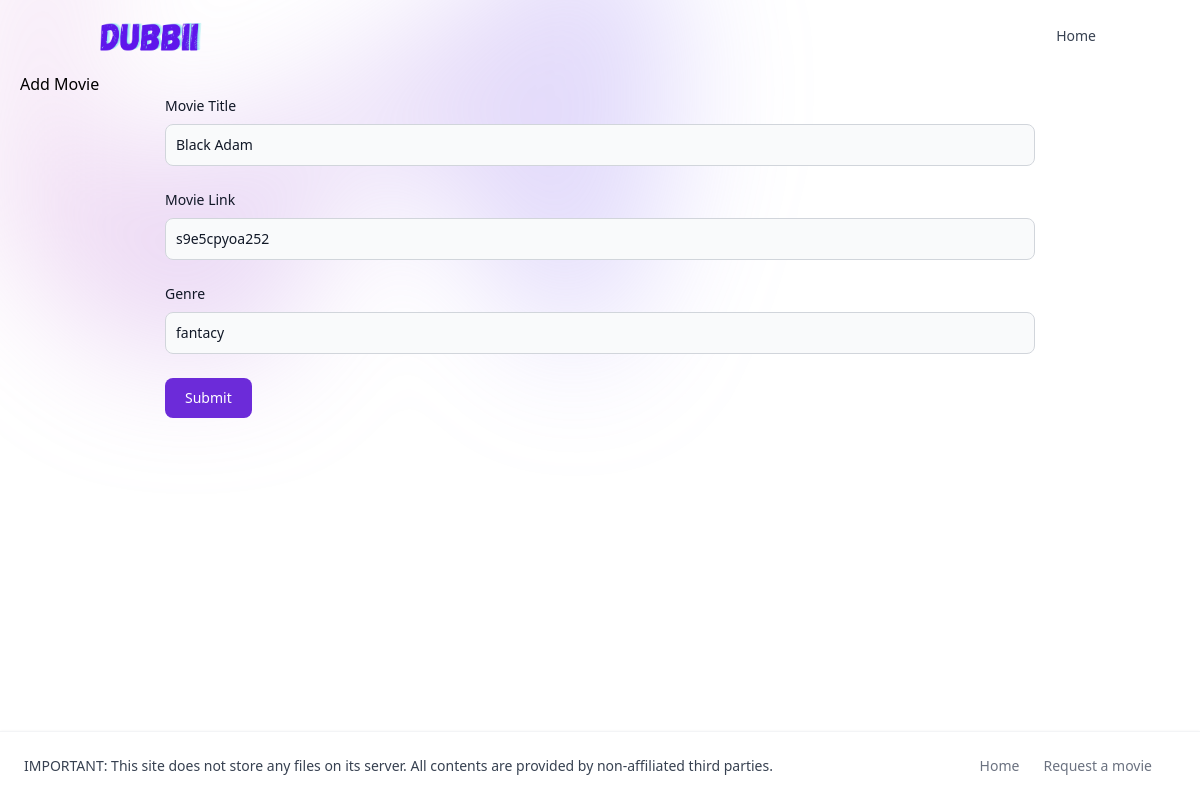
The page /movies/1/edit on the database as committed earlier.
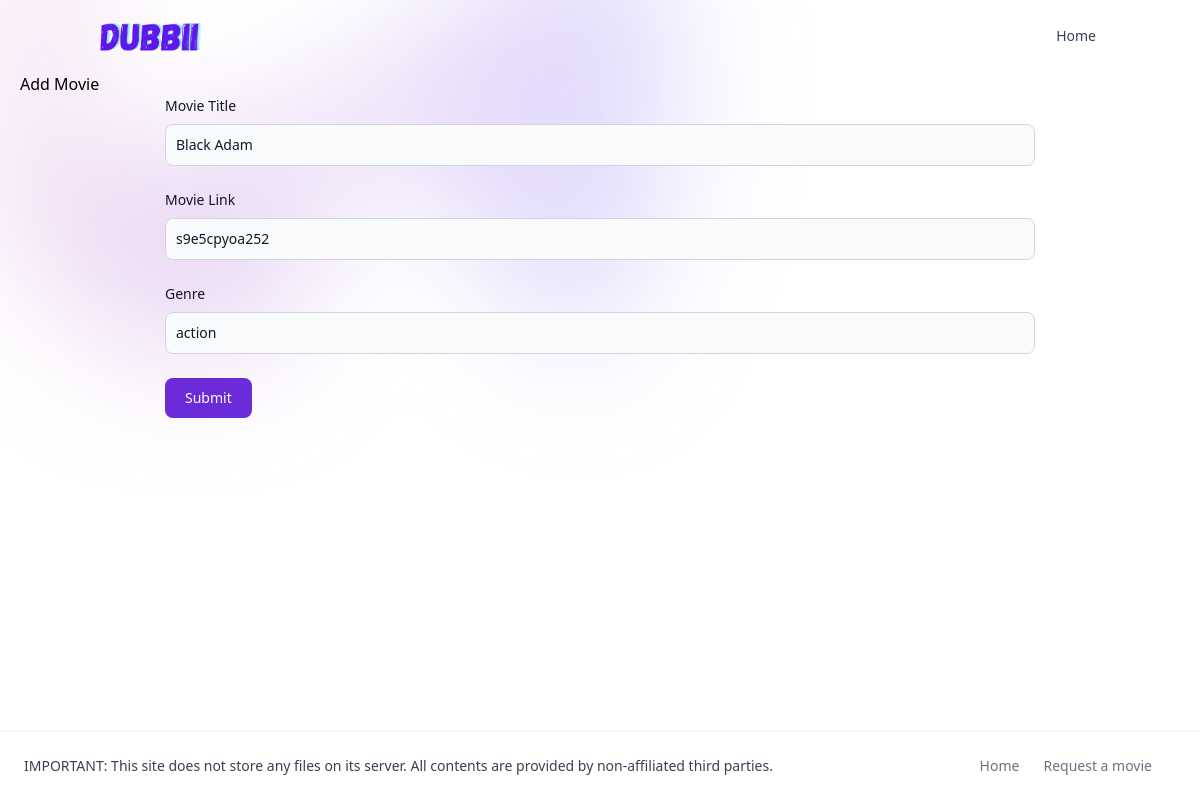
The same page on the database as committed later.
### tables this page shows
CREATE TABLE movies (
    id INTEGER PRIMARY KEY AUTOINCREMENT,
    created TIMESTAMP NOT NULL DEFAULT CURRENT_TIMESTAMP,
    title TEXT NOT NULL,
    link TEXT NOT NULL,
    genre TEXT NOT NULL);

### app.py (the view, shortened to what this page needs)
@app.route('/movies/<int:id>/edit', methods=['POST', 'GET'])
def edit(id):
    movie = get_movie(id)
    return render_template('edit.html', movie=movie)

### app.py (called while the page is built)
def get_db_connection():
    conn = sqlite3.connect("database.sqlite")
    conn.row_factory = sqlite3.Row
    return conn

def get_movie(movie_id):
    conn = get_db_connection()
    movie = conn.execute("SELECT * FROM movies WHERE id = ?",
                         (movie_id,)).fetchone()
    conn.close()
    if movie is None:
        abort(404)
    return movie

### templates/edit.html
{% extends 'base.html' %}
{% block content %}
<h1>{% block title %} Add Movie {% endblock %}</h1>
<form method="post" class="w-3/4 mx-auto">
  <div class="mb-6">
    <label for="title" class="block mb-2 text-sm font-medium text-gray-900 dark:text-white">Movie Title</label>
    <input type="text" id="title" name="title" value="{{ request.form['title'] or movie['title'] }}"
      class="bg-gray-50 border border-gray-300 text-gray-900 text-sm rounded-lg focus:ring-purple-500 focus:border-purple-500 block w-full p-2.5 dark:bg-gray-700 dark:border-gray-600 dark:placeholder-gray-400 dark:text-white dark:focus:ring-purple-500 dark:focus:border-purple-500"
      placeholder="Black Panther" required>
  </div>
  <div class="mb-6">
    <label for="link" class="block mb-2 text-sm font-medium text-gray-900 dark:text-white">Movie Link</label>
    <input type="text" id="link" name="link" value="{{ request.form['link'] or movie['link'] }}"
      class="bg-gray-50 border border-gray-300 text-gray-900 text-sm rounded-lg focus:ring-purple-500 focus:border-purple-500 block w-full p-2.5 dark:bg-gray-700 dark:border-gray-600 dark:placeholder-gray-400 dark:text-white dark:focus:ring-purple-500 dark:focus:border-purple-500"
      required>
  </div>
  <div class="mb-6">
    <label for="genre" class="block mb-2 text-sm font-medium text-gray-900 dark:text-white">Genre</label>
    <input type="text" id="genre" name="genre" value="{{ request.form['genre'] or movie['genre'] }}"
      class="bg-gray-50 border border-gray-300 text-gray-900 text-sm rounded-lg focus:ring-purple-500 focus:border-purple-500 block w-full p-2.5 dark:bg-gray-700 dark:border-gray-600 dark:placeholder-gray-400 dark:text-white dark:focus:ring-purple-500 dark:focus:border-purple-500"
      required>
  </div>
  <button type="submit"
    class="text-white bg-purple-700 hover:bg-purple-800 focus:ring-4 focus:outline-none focus:ring-purple-300 font-medium rounded-lg text-sm w-full sm:w-auto px-5 py-2.5 text-center dark:bg-purple-600 dark:hover:bg-purple-700 dark:focus:ring-purple-800">Submit</button>
</form>
{% endblock %}

### templates/base.html (shortened to what this page needs)
<!doctype html>
<html lang="en">
<head>
  <link rel="stylesheet" href="{{ url_for('static', filename='dist/css/output.css') }}">
</head>
<body>
  <nav class="bg-transparent border-gray-200 px-2 sm:px-4 py-2.5 rounded dark:bg-gray-900">
    <div class="container flex flex-wrap items-center justify-between mx-auto">
      <a href="{{ url_for('index')}}" class="flex items-center">
        <img src="{{ url_for('static', filename='images/dubbii_copy.png') }}" class="h-6 mr-3 sm:h-9 logo-svg"
          alt="Dubbii Logo" />
      </a>
      <div class="hidden w-full md:block md:w-auto" id="navbar-default">
        <ul
          class="flex flex-col p-4 mt-4 border border-gray-100 rounded-lg bg-gray-50 md:flex-row md:space-x-8 md:mt-0 md:text-sm md:font-medium md:border-0 md:bg-white dark:bg-gray-800 md:dark:bg-gray-900 dark:border-gray-700">
          <li>
            <a href="/"
              class="block py-2 pl-3 pr-4 text-gray-700 rounded hover:bg-gray-100 md:hover:bg-transparent md:border-0 md:hover:text-blue-700 md:p-0 dark:text-gray-400 md:dark:hover:text-white dark:hover:bg-gray-700 dark:hover:text-white md:dark:hover:bg-transparent">Home</a>
          </li>
        </ul>
      </div>
    </div>
  </nav>
  <div class="
            absolute
            inset-x-0
            top-[-10rem]
            -z-10
            transform-gpu
            overflow-hidden
            blur-3xl
            sm:top-[-20rem]
          ">
  </div>
  <div class="mx-5">
    {% block content %} {% endblock %}
  </div>
  <footer
    class="fixed bottom-0 left-0 z-20 p-4 w-full bg-white border-t border-gray-100 shadow md:flex md:items-center md:justify-between md:p-6 dark:bg-gray-800 dark:border-gray-600">
    <span class="text-sm text-gray-700 sm:text-center dark:text-gray-400">
      IMPORTANT: This site does not store any files on its server. All contents are provided by non-affiliated third
      parties.
    </span>
    <ul class="flex flex-wrap items-center mt-3 text-sm text-gray-500 dark:text-gray-400 sm:mt-0">
      <li>
        <a href="/" class="mr-4 hover:underline md:mr-6 ">Home</a>
      </li>
      <li>
        <a href="#" class="mr-4 hover:underline md:mr-6">Request a movie</a>
      </li>
    </ul>
  </footer>
</body>
</html>

Rows that differ between the two databases and show on the page:
changed movies "Black Adam": genre "fantacy" → "action"
